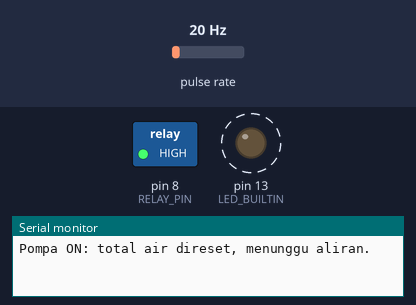
A sketch run on a simulated Arduino Uno, built with avr-gcc and run on an emulated ATmega328P. On the bench: switched loads named in the sketch (green lamp = pin HIGH), output pins drawn as LEDs (lit = HIGH), the last lines printed to the serial monitor. Wiring (inferred from the names in the program): pulse sensor: data pin 2. Dashed ring = blinking. Inputs (shaded band) come from the test bench; at power-on: pulse rate 20 Hz.

Above: at 0.87 s.
1.3 s: pulse rate (sensor on pin 2) set to 50 Hz
At 2.9 s:
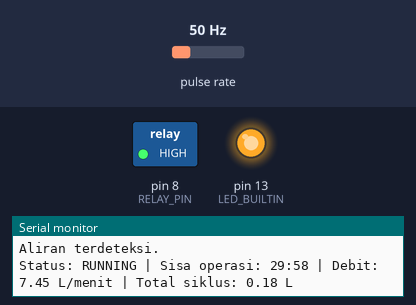
3.5 s: pulse rate (sensor on pin 2) set to 29 Hz
6.5 s: pulse rate (sensor on pin 2) set to 25 Hz
At 9.8 s:
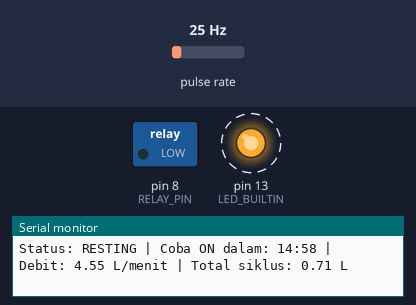
Timing chart, 0 to 15.5 s (numbered marks = the images above; inputs shaded):
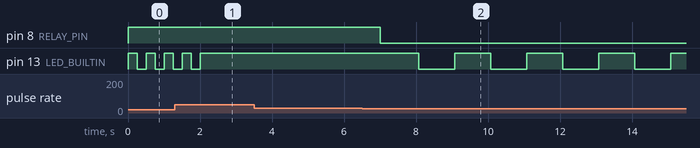

The sketch:

Proteksi_DryRun_PompaAir.ino
```cpp
// Proteksi Dry Run Pompa Air

// Pin Sensor aliran FS300A (input interrupt)
// Pin Relay pompa (output digital)
const byte FLOW_PIN  = 2;
const byte RELAY_PIN = 8;

// Relay Ouput Signal
const byte RELAY_ON  = HIGH;
const byte RELAY_OFF = LOW;

// Asumsi awal FS300A: frekuensi (Hz) = 5.5 x debit (L/min).
const float FLOW_FACTOR = 5.5f;
const float MIN_FLOW_LPM = 7.0f;

// true: tampilkan debit setiap detik pada semua status.
// false: tampilkan debit hanya saat STARTING atau RUNNING.
const bool ALWAYS_SHOW_FLOW = true;

// Waktu dalam milidetik
const unsigned long START_TIMEOUT_MS = 30000UL; // Batas waktu menunggu aliran saat STARTING
const unsigned long LOW_FLOW_MS      = 3000UL; // Batas waktu aliran rendah saat RUNNING
const unsigned long MAX_RUN_MS       = 30UL * 60UL * 1000UL; // Batas waktu operasi pompa
const unsigned long REST_MS          = 15UL * 60UL * 1000UL; // Batas waktu istirahat (RESTING)
const unsigned long SAMPLE_MS        = 1000UL; // Interval sampling sensor aliran

// Status Pompa
enum State {
  RESTING,
  STARTING,
  RUNNING
};
State state = RESTING; // Definisi awal status pompa

// Variabel global untuk menghitung pulsa sensor aliran
volatile unsigned long pulseCount = 0;

// Variabel waktu untuk menghitung durasi dan interval
unsigned long restStartedAt = 0;
unsigned long pumpStartedAt = 0;
unsigned long lastSampleAt  = 0;
unsigned long lowFlowDuration = 0;

// Variabel untuk menghitung total volume air
float cycleVolumeLiters = 0.0f;

// Fungsi interrupt untuk menghitung pulsa sensor aliran
void countPulse() {
  pulseCount++;
}

// Fungsi untuk membaca dan menghapus jumlah pulsa sensor aliran
unsigned long readAndClearPulses() {
  noInterrupts();
  unsigned long count = pulseCount;
  pulseCount = 0;
  interrupts();

  // Mengembalikan jumlah pulsa yang dibaca sebelum dihapus.
  return count;
}

// Fungsi untuk mematikan pompa dan mengatur status ke RESTING
// Input: now = waktu saat ini (millis), reason = alasan mematikan pompa
void stopPump(unsigned long now, const __FlashStringHelper *reason) {
  digitalWrite(RELAY_PIN, RELAY_OFF);

  state = RESTING;
  restStartedAt = now;
  lowFlowDuration = 0;

  Serial.print(F("Pompa OFF: "));
  Serial.println(reason);
  Serial.println(F("Istirahat 30 menit."));
}

// Fungsi untuk memulai pompa dan mengatur status ke STARTING
// Input: now = waktu saat ini (millis)
void startPump(unsigned long now) {
  readAndClearPulses();

  // Reset total air setiap memulai siklus pompa.
  cycleVolumeLiters = 0.0f;

  pumpStartedAt = now;
  lastSampleAt = now;
  lowFlowDuration = 0;
  state = STARTING;

  digitalWrite(RELAY_PIN, RELAY_ON);
  Serial.println(F("Pompa ON: total air direset, menunggu aliran."));
}

// Fungsi untuk menampilkan countdown waktu dalam format mm:ss
// Input: remainingMs = waktu tersisa dalam milidetik
void printCountdown(unsigned long remainingMs) {
  // Bulatkan ke atas agar tidak menampilkan 00:00 terlalu awal.
  unsigned long seconds = remainingMs / 1000UL;
  if (remainingMs % 1000UL != 0) {
    seconds++;
  }

  unsigned long minutes = seconds / 60UL;
  seconds %= 60UL;

  if (minutes < 10) Serial.print('0');
  Serial.print(minutes);
  Serial.print(':');
  if (seconds < 10) Serial.print('0');
  Serial.print(seconds);
}

// Fungsi untuk menghitung waktu tersisa dari durasi dan waktu yang telah berlalu
// Input: duration = durasi total (ms), elapsed = waktu yang telah berlalu (ms)
// Output: waktu tersisa (ms)
unsigned long remainingTime(unsigned long duration, unsigned long elapsed) {
  if (elapsed >= duration) {
    return 0UL;
  } else {
    return duration - elapsed;
  }
}

// Fungsi untuk memperbarui status LED
// Input: now = waktu saat ini (millis)
void updateStatusLed(unsigned long now) {
  static State previousState = RESTING;
  static unsigned long lastBlinkAt = 0;
  static bool ledOn = false;

  // Mulai pola baru ketika status berubah.
  if (state != previousState) {
    previousState = state;
    lastBlinkAt = now;
    ledOn = true;

    digitalWrite(LED_BUILTIN, HIGH);
  }

  // RUNNING: LED menyala terus.
  if (state == RUNNING) {
    digitalWrite(LED_BUILTIN, HIGH);
    return;
  }

  unsigned long blinkInterval;

  if (state == STARTING) {
    blinkInterval = 250UL;
  } else {
    // RESTING
    blinkInterval = 1000UL;
  }

  if (now - lastBlinkAt >= blinkInterval) {
    lastBlinkAt = now;

    if (ledOn) {
      ledOn = false;
      digitalWrite(LED_BUILTIN, LOW);
    } else {
      ledOn = true;
      digitalWrite(LED_BUILTIN, HIGH);
    }
  }
}

void setup() {
  // Inisialisasi pin relay
  digitalWrite(RELAY_PIN, RELAY_OFF);
  pinMode(RELAY_PIN, OUTPUT);

  // Inisialisasi pin LED bawaan
  pinMode(LED_BUILTIN, OUTPUT);
  digitalWrite(LED_BUILTIN, LOW);

  // Inisialisasi pin sensor aliran
  pinMode(FLOW_PIN, INPUT_PULLUP);
  attachInterrupt(
    digitalPinToInterrupt(FLOW_PIN),
    countPulse,
    RISING
  );

  // Inisialisasi Serial Monitor
  Serial.begin(9600);

  // Langsung STARTING dan aktifkan relay saat Arduino menyala.
  startPump(millis());
}

void loop() {
  // Ambil waktu saat ini dalam milidetik
  unsigned long now = millis();

  // Perbarui status LED sesuai status pompa.
  updateStatusLed(now);

  // Sampling dan laporan Serial setiap detik pada semua status.
  if (now - lastSampleAt >= SAMPLE_MS) {
    unsigned long elapsed = now - lastSampleAt;
    unsigned long pulses = readAndClearPulses();
    lastSampleAt = now;

    // Hitung debit air dalam L/min
    float frequencyHz = pulses * 1000.0f / elapsed;
    float flowLpm = frequencyHz / FLOW_FACTOR;

    // Hitung volume air hanya selama siklus pompa aktif.
    if (state == STARTING || state == RUNNING) {
      float volumeThisSample = pulses / (FLOW_FACTOR * 60.0f);
      cycleVolumeLiters += volumeThisSample;
    }

    // Evaluasi apakah aliran air memenuhi batas minimum.
    bool flowOK = (flowLpm >= MIN_FLOW_LPM);

    // Evaluasi aliran hanya ketika relay diperintahkan ON.
    if (state == STARTING) {
      if (flowOK) {
        state = RUNNING;
        lowFlowDuration = 0;
        Serial.println(F("Aliran terdeteksi."));
      }
    } else if (state == RUNNING) {
      if (flowOK) {
        lowFlowDuration = 0;
      } else {
        lowFlowDuration += elapsed;

        if (lowFlowDuration >= LOW_FLOW_MS) {
          stopPump(now, F("Aliran rendah / tidak ada"));
        }
      }
    }

    Serial.print(F("Status: "));

    switch (state) {
      case STARTING:
        Serial.print(F("STARTING | Batas deteksi aliran: "));
        printCountdown(remainingTime(START_TIMEOUT_MS, now - pumpStartedAt));
        break;

      case RUNNING:
        Serial.print(F("RUNNING | Sisa operasi: "));
        printCountdown(remainingTime(MAX_RUN_MS, now - pumpStartedAt));

        if (lowFlowDuration > 0) {
          Serial.print(F(" | Debit rendah, OFF dalam: "));
          printCountdown(remainingTime(LOW_FLOW_MS, lowFlowDuration));
        }
        break;

      case RESTING:
        Serial.print(F("RESTING | Coba ON dalam: "));
        printCountdown(remainingTime(REST_MS, now - restStartedAt));
        break;
    }

    if (ALWAYS_SHOW_FLOW || state != RESTING) {
      Serial.print(F(" | Debit: "));
      Serial.print(flowLpm, 2);
      Serial.print(F(" L/menit"));
    }

    // Total air selalu ditampilkan, termasuk selama RESTING.
    Serial.print(F(" | Total siklus: "));
    Serial.print(cycleVolumeLiters, 2);
    Serial.print(F(" L"));

    Serial.println();
  }

  if (state == RESTING) {
    if (now - restStartedAt >= REST_MS) {
      startPump(now);
    }
    return;
  }

  if (now - pumpStartedAt >= MAX_RUN_MS) {
    stopPump(now, F("Batas operasi 30 menit tercapai"));
    return;
  }

  if (state == STARTING && now - pumpStartedAt >= START_TIMEOUT_MS) {
    stopPump(now, F("Aliran awal tidak terdeteksi"));
  }
}
```

Measured:
- the behaviour switches between 28 and 27 Hz on pulse rate (sensor on pin 2) (found by bisection; images 1 and 2)
- after the input at 1.3 s, pin 13 (LED_BUILTIN): goes on until 2.0 s, then stays HIGH
- by itself, pin 13 (LED_BUILTIN): alternates HIGH for 0.25 s and LOW for 0.25 s
